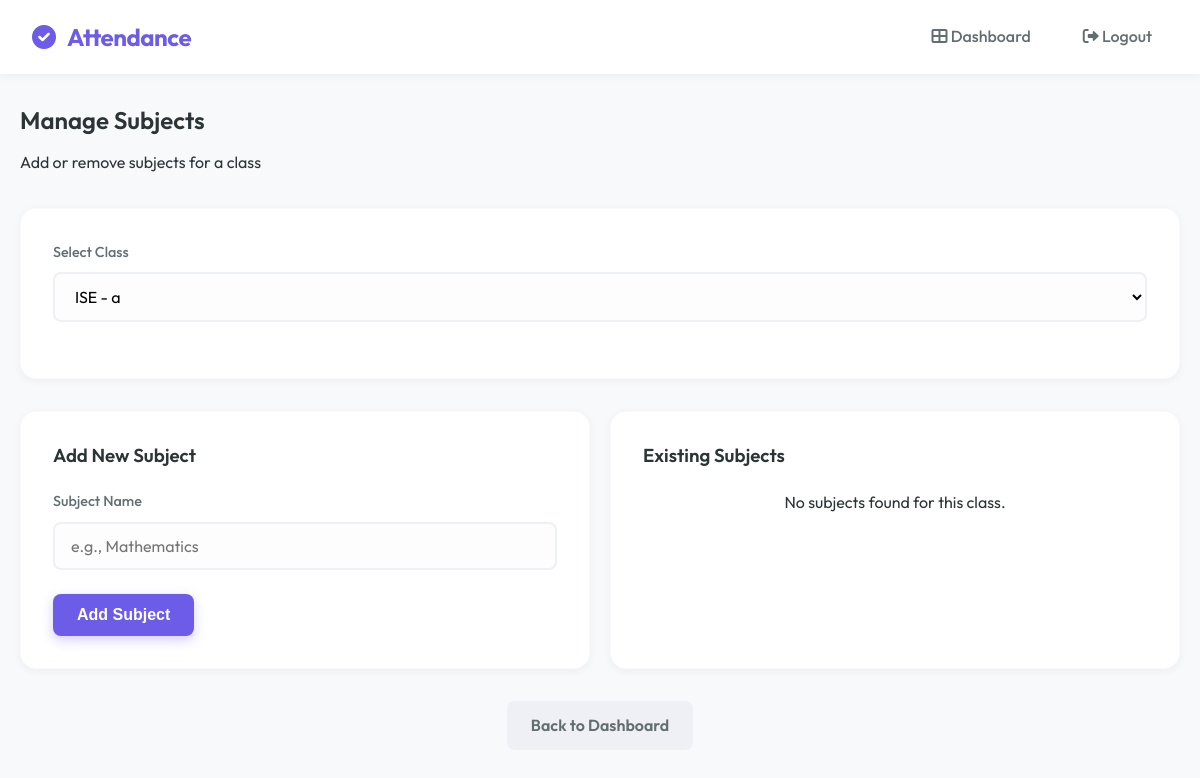
/subjects?class_id=3 (signed in), run on an earlier commit of the app's database.
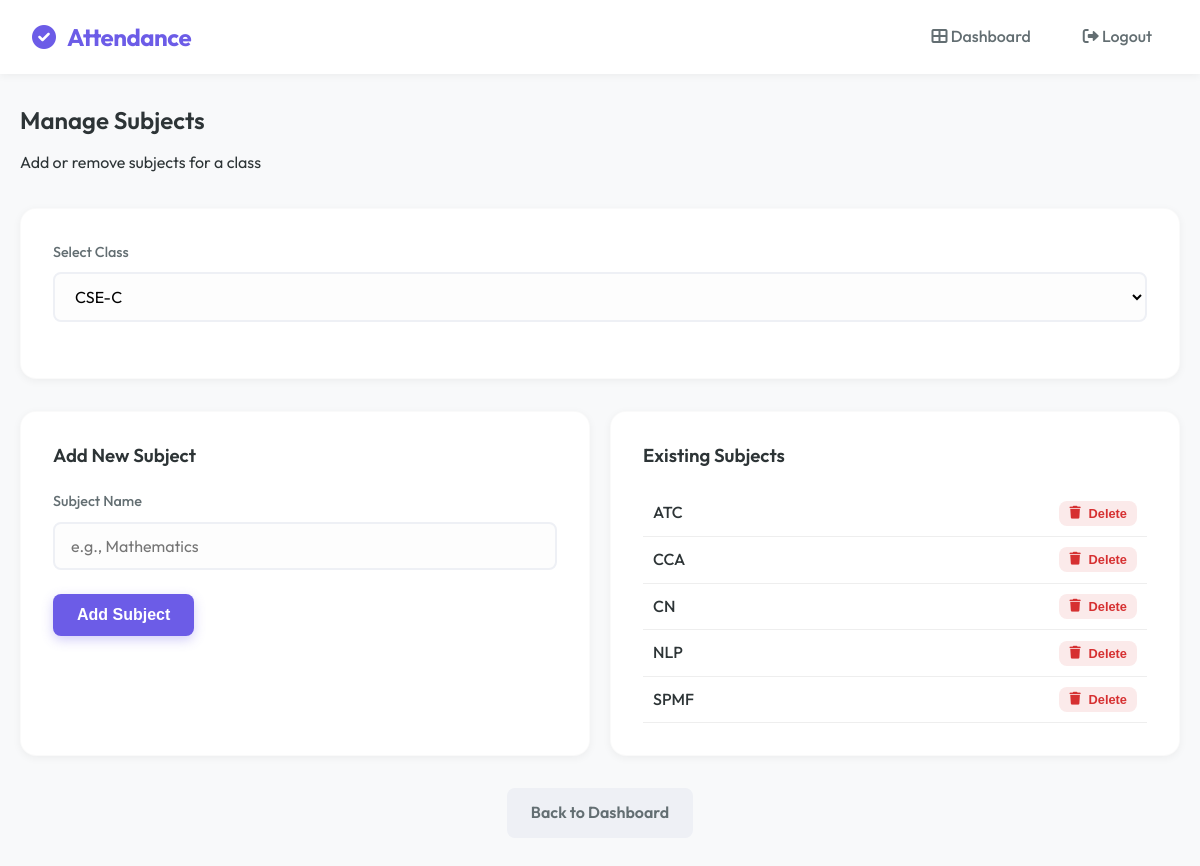
And on a later commit of the database.
### tables this page shows
CREATE TABLE subjects (
        id INTEGER PRIMARY KEY AUTOINCREMENT,
        class_id INTEGER,
        name TEXT
    );

### app.py (the view)
@app.route("/subjects")
def subjects():
    if session.get("role") != "admin":
        return "Unauthorized", 403
    conn = sqlite3.connect('attendance.db')
    c = conn.cursor()
    c.execute("SELECT id, class_name FROM classes ORDER BY class_name")
    classes = c.fetchall()
    selected_class_id = request.args.get("class_id")
    subjects_list = []
    if selected_class_id:
        c.execute("SELECT id, name FROM subjects WHERE class_id=? ORDER BY name", (selected_class_id,))
        subjects_list = c.fetchall()
    conn.close()
    return render_template("subjects.html", classes=classes, subjects=subjects_list,
                           selected_class_id=int(selected_class_id) if selected_class_id else None)

### templates/subjects.html (shortened to what this page needs)
{% extends "base.html" %}
{% block content %}
<div class="mb-4">
    <h2>Manage Subjects</h2>
    <p class="text-muted">Add or remove subjects for a class</p>
</div>
<div class="card mb-4">
    <form method="GET" action="/subjects">
        <div class="form-group">
            <label for="class_id">Select Class</label>
            <select name="class_id" id="class_id" required onchange="this.form.submit()">
                {% for cid, cname in classes %}
                <option value="{{ cid }}" {% if selected_class_id==cid %}selected{% endif %}>{{ cname }}</option>
                {% endfor %}
            </select>
        </div>
    </form>
</div>
{% if selected_class_id %}
<div class="dashboard-grid" style="grid-template-columns: 1fr 1fr; gap: 20px; margin-top: 0;">
    <div class="card">
        <h3 class="mb-3">Add New Subject</h3>
        <form action="/add_subject" method="POST">
            <div class="form-group">
                <label for="name">Subject Name</label>
                <input type="text" id="name" name="name" required placeholder="e.g., Mathematics">
            </div>
            <button type="submit" class="btn btn-primary">Add Subject</button>
        </form>
    </div>
    <div class="card">
        <h3 class="mb-3">Existing Subjects</h3>
        {% if subjects %}
        <ul style="list-style: none; padding: 0;">
            {% for sid, sname in subjects %}
            <li style="display: flex; justify-content: space-between; align-items: center; padding: 10px; border-bottom: 1px solid #eee;">
                <span style="font-weight: 500;">{{ sname }}</span>
                <button type="button" class="btn btn-danger" style="padding: 5px 10px; font-size: 0.8rem;"
                    onclick="confirmDelete('{{ sid }}')">
                    <i class="fas fa-trash"></i> Delete
                </button>
            </li>
            {% endfor %}
        </ul>
        {% else %}
        <p class="text-muted text-center">No subjects found for this class.</p>
        {% endif %}
    </div>
</div>
{% else %}
<div class="card text-center" style="padding: 40px;">
    <i class="fas fa-book" style="font-size: 3rem; color: var(--primary); margin-bottom: 20px;"></i>
    <h3>Select a Class</h3>
    <p class="text-muted">Please select a class above to manage its subjects.</p>
</div>
{% endif %}
<div class="text-center mt-4">
    <a href="/dashboard" class="btn btn-secondary">Back to Dashboard</a>
</div>
{% endblock %}

What changed in the data, as far as the page shows it:
added subjects: name "ATC"
now on this page (row edited): subjects: name "CCA"
now on this page (row edited): subjects: name "CN"
added subjects: name "NLP"
now on this page (row edited): subjects: name "SPMF"
Also different on the page:
form field class_id: "ISE - a" → "CSE-C"
text no longer shown: "No subjects found for this class."
